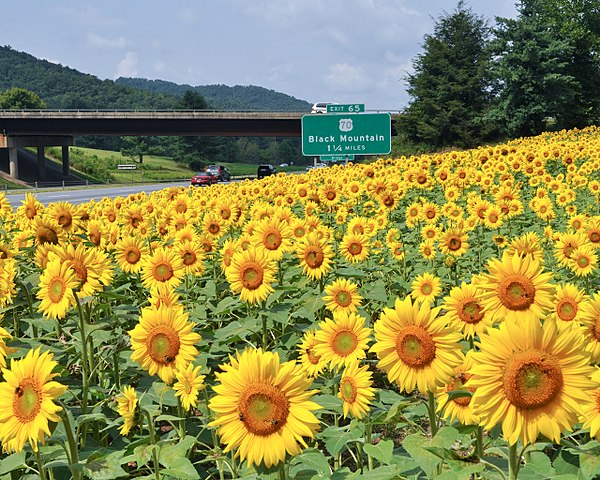
//> input picture lab1/img/sunflowers.jpg, 600 x 480 px
$ ./hello_sunflowers ../img/sunflowers.jpg   (built with g++ and OpenCV 4)
//> lines starting //> are read from the running program, lines starting //| are printed output that depends on the picture
#include <stdio.h>
#include <opencv2/opencv.hpp>

using namespace cv;

int main(int argc, char** argv)
{
	if (argc != 2)
	{
		printf("usage: DisplayImage.out <Image_Path>\n");
		return -1;
	}

	Mat image;
	image = imread(argv[1], 1);
//> image is the input picture: 480 rows x 600 cols, CV_8UC3; mean B, G, R 79.3, 139.4, 144.5

	if (!image.data)
	{
		printf("No image data \n");
		return -1;
	}
	//namedWindow("Display Image", WINDOW_AUTOSIZE);
	Mat channel[3];
	split(image, channel);
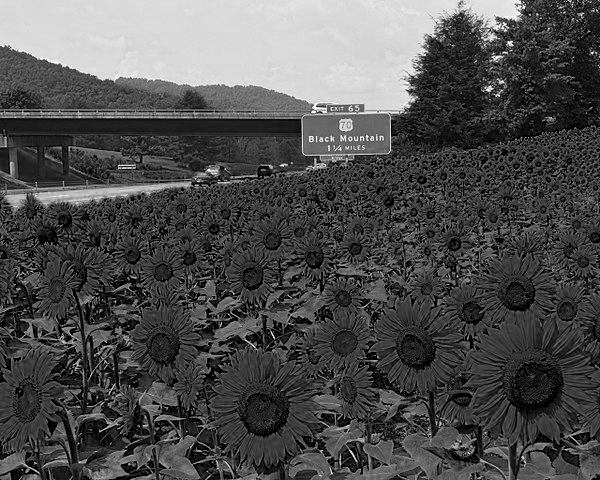
//> channel[0]: 480 rows x 600 cols, CV_8UC1; min 0, max 255, mean 79.3
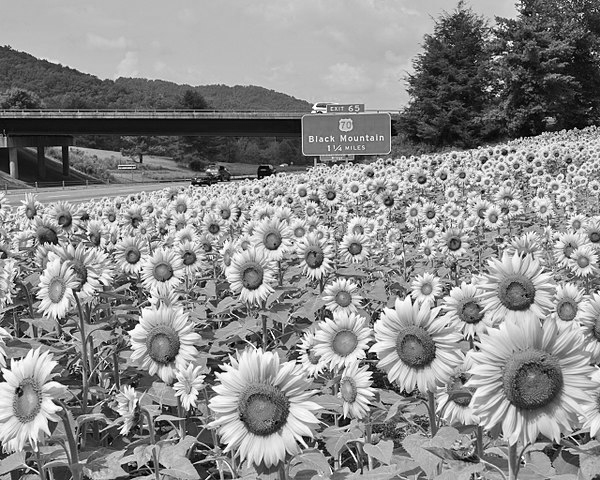
//> channel[1]: 480 rows x 600 cols, CV_8UC1; min 0, max 255, mean 139.4
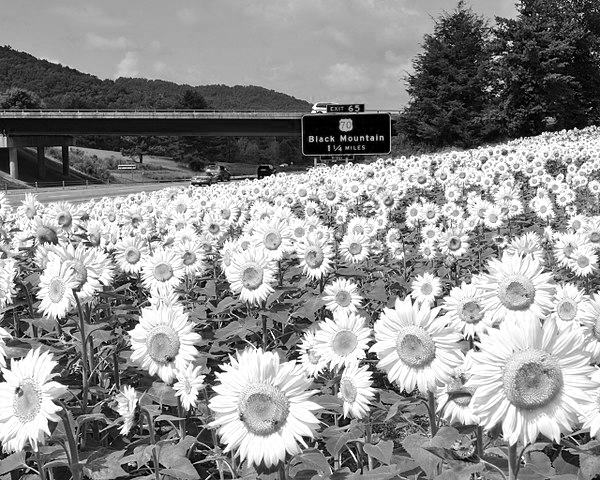
//> channel[2]: 480 rows x 600 cols, CV_8UC1; min 0, max 255, mean 144.5
	imshow("Red", channel[2]);
	//imshow("Display Image", image);

	waitKey(0);

	// Lab 21.9.: Now add code to display the red-part of the image as a gray-scale image!


	return 0;
}
